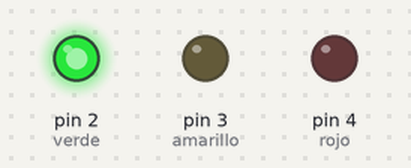
Bench run of a sketch on a simulated Arduino Uno, built with avr-gcc and run on an emulated ATmega328P. Parts: output pins drawn as LEDs (lit = HIGH). No radio packets arrive unless stated.

Above: at 5.0 s.
At 10.3 s:
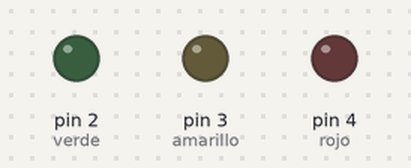
At 16.1 s:
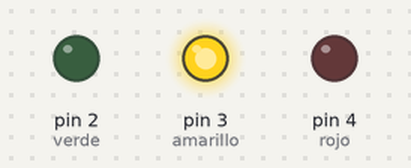
At 23.1 s:
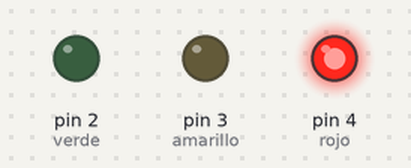
Timing chart, 0 to 37.3 s (numbered marks = the images above):
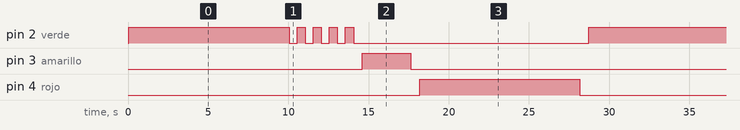

The sketch:

semaforo.ino
```cpp
#include <VirtualWire.h>

const int verde = 2;
const int amarillo = 3;
const int rojo = 4;

void setup() {
  pinMode(verde, OUTPUT);
  pinMode(amarillo, OUTPUT);
  pinMode(rojo, OUTPUT);
  vw_setup(2000); // Bits per sec
  vw_set_tx_pin(12);                // pin 3 is used as the transmit data out into the TX Link module, change this as per your needs
}
void loop() {
  send("v");
  activo(verde, 10000); //36 seg
  parpadeo(verde);
  parpadeo(verde);
  parpadeo(verde);
  parpadeo(verde);
  send("a");
  activo(amarillo, 3000);//3 seg
  send("r");
  activo(rojo, 10000);//40 sg
}
void parpadeo(int pin) {
  digitalWrite(pin, HIGH);
  delay(500);
  digitalWrite(pin, LOW);
  delay(500);
}
void activo(int pin, int tiempo) {
  digitalWrite(pin, HIGH);
  delay(tiempo);
  digitalWrite(pin, LOW);
  delay(500);
}
void send (char *message)
{
  vw_send((uint8_t *)message, strlen(message));
  vw_wait_tx(); // Wait until the whole message is gone
}
```

Measured:
- by itself, pin 2 (verde): repeats every 28.7 s: 4 × (LOW 0.50 s, HIGH 0.50 s), LOW 14.7 s, HIGH 10.0 s
- by itself, pin 3 (amarillo): alternates HIGH for 3.0 s and LOW for 25.7 s
- by itself, pin 4 (rojo): alternates HIGH for 10.0 s and LOW for 18.7 s
